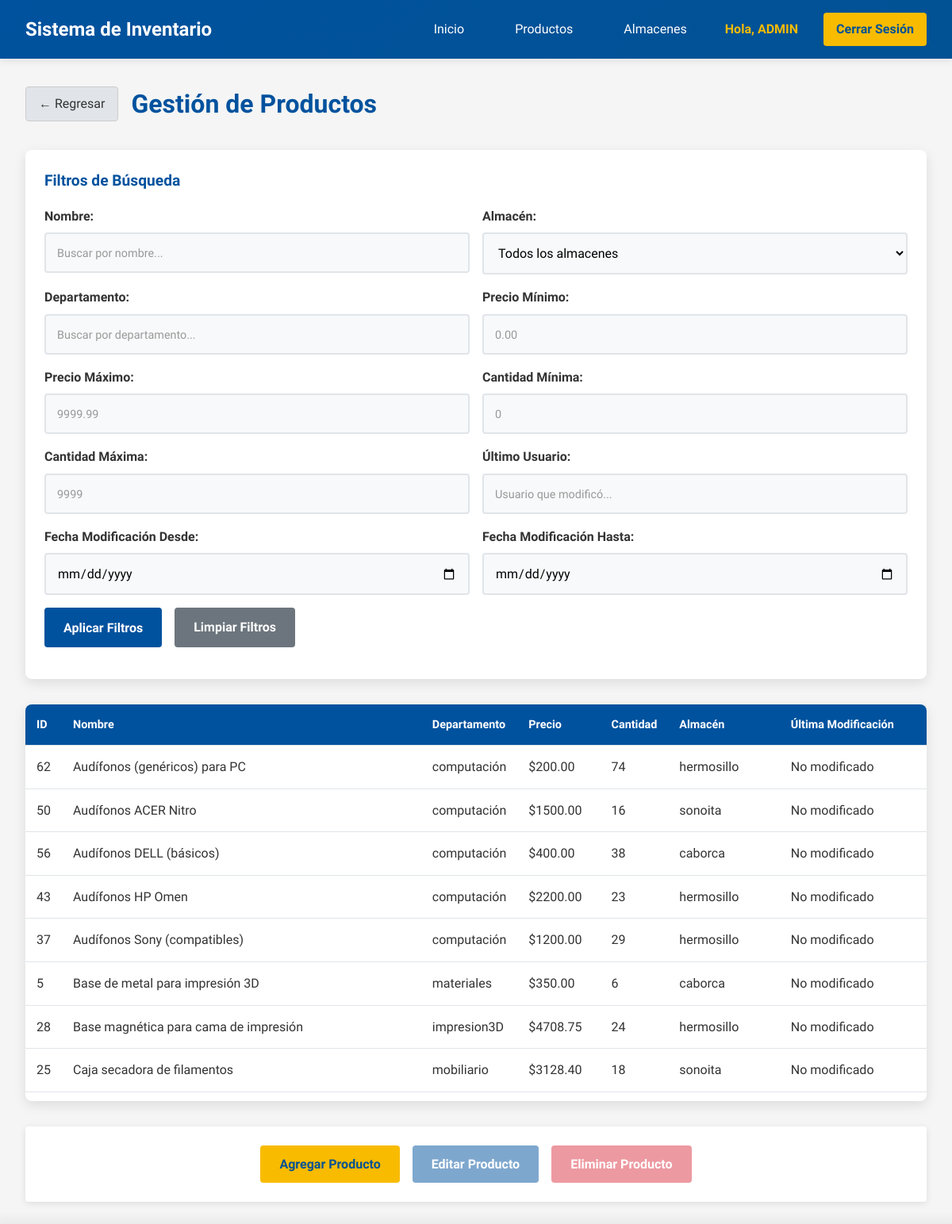
Page /productos (signed in) on the committed database.
### tables this page shows
CREATE TABLE almacenes (
    id INTEGER PRIMARY KEY,
    nombre TEXT NOT NULL
, fecha_hora_ultima_modificacion DATETIME, ultimo_usuario_en_modificar TEXT, fecha_hora_creacion DATETIME);

CREATE TABLE "productos" (
	"id"	INTEGER NOT NULL,
	"nombre"	TEXT NOT NULL,
	"precio"	REAL NOT NULL,
	"cantidad"	INTEGER NOT NULL,
	"departamento"	TEXT NOT NULL, almacen INTEGER, fecha_hora_ultima_modificacion DATETIME, ultimo_usuario_en_modificar TEXT, fecha_hora_creacion DATETIME,
	PRIMARY KEY("id")
);

### app.py (the view)
@app.route('/productos')
def productos():
    if 'usuario_id' not in session:
        return redirect(url_for('login'))
    nombre_filter = request.args.get('nombre', '')
    departamento_filter = request.args.get('departamento', '')
    almacen_filter = request.args.get('almacen', '')
    precio_min = request.args.get('precio_min', '')
    precio_max = request.args.get('precio_max', '')
    cantidad_min = request.args.get('cantidad_min', '')
    cantidad_max = request.args.get('cantidad_max', '')
    usuario_modifico = request.args.get('usuario_modifico', '')
    fecha_modificacion_desde = request.args.get('fecha_modificacion_desde', '')
    fecha_modificacion_hasta = request.args.get('fecha_modificacion_hasta', '')
    conn = get_db_connection()
    query = '''
        SELECT
            p.id, p.nombre, p.departamento, p.precio, p.cantidad, p.almacen,
            p.fecha_hora_creacion, p.fecha_hora_ultima_modificacion, p.ultimo_usuario_en_modificar,
            a.nombre as almacen_nombre
        FROM productos p
        LEFT JOIN almacenes a ON p.almacen = a.id
        WHERE 1=1
    '''
    params = []
    if nombre_filter:
        query += ' AND p.nombre LIKE ?'
        params.append(f'%{nombre_filter}%')
    if departamento_filter:
        query += ' AND p.departamento LIKE ?'
        params.append(f'%{departamento_filter}%')
    if almacen_filter:
        query += ' AND p.almacen = ?'
        params.append(int(almacen_filter))
    if precio_min:
        query += ' AND p.precio >= ?'
        params.append(float(precio_min))
    if precio_max:
        query += ' AND p.precio <= ?'
        params.append(float(precio_max))
    if cantidad_min:
        query += ' AND p.cantidad >= ?'
        params.append(int(cantidad_min))
    if cantidad_max:
        query += ' AND p.cantidad <= ?'
        params.append(int(cantidad_max))
    if usuario_modifico:
        query += ' AND p.ultimo_usuario_en_modificar LIKE ?'
        params.append(f'%{usuario_modifico}%')
    if fecha_modificacion_desde:
        query += ' AND DATE(p.fecha_hora_ultima_modificacion) >= ?'
        params.append(fecha_modificacion_desde)
    if fecha_modificacion_hasta:
        query += ' AND DATE(p.fecha_hora_ultima_modificacion) <= ?'
        params.append(fecha_modificacion_hasta)
    query += ' ORDER BY p.nombre'
    productos = conn.execute(query, params).fetchall()
    almacenes = conn.execute('SELECT * FROM almacenes ORDER BY nombre').fetchall()
    conn.close()
    return render_template('productos.html', productos=productos, almacenes=almacenes)

### app.py (called while the page is built)
def get_db_connection():
    conn = sqlite3.connect(DATABASE)
    conn.row_factory = sqlite3.Row
    return conn

### templates/productos.html (shortened to what this page needs)
{% extends "base.html" %}
{% block content %}
<div class="container">
    <div class="page-header">
        <a href="{{ url_for('index') }}" class="btn btn-back">
            ← Regresar
        </a>
        <h1>Gestión de Productos</h1>
    </div>
    <div class="filters-section">
        <h3>Filtros de Búsqueda</h3>
        <form method="GET" action="{{ url_for('productos') }}" id="filterForm">
            <div class="filter-row">
                <div class="filter-group">
                    <label for="nombre">Nombre:</label>
                    <input type="text" id="nombre" name="nombre" value="{{ request.args.get('nombre', '') }}"
                           class="form-input" placeholder="Buscar por nombre...">
                </div>
                <div class="filter-group">
                    <label for="almacen">Almacén:</label>
                    <select id="almacen" name="almacen" class="form-input">
                        <option value="">Todos los almacenes</option>
                    </select>
                </div>
            </div>
            <div class="filter-row">
                <div class="filter-group">
                    <label for="departamento">Departamento:</label>
                    <input type="text" id="departamento" name="departamento"
                           value="{{ request.args.get('departamento', '') }}"
                           class="form-input" placeholder="Buscar por departamento...">
                </div>
                <div class="filter-group">
                    <label for="precio_min">Precio Mínimo:</label>
                    <input type="number" id="precio_min" name="precio_min"
                           value="{{ request.args.get('precio_min', '') }}"
                           class="form-input" step="0.01" placeholder="0.00">
                </div>
            </div>
            <div class="filter-row">
                <div class="filter-group">
                    <label for="precio_max">Precio Máximo:</label>
                    <input type="number" id="precio_max" name="precio_max"
                           value="{{ request.args.get('precio_max', '') }}"
                           class="form-input" step="0.01" placeholder="9999.99">
                </div>
                <div class="filter-group">
                    <label for="cantidad_min">Cantidad Mínima:</label>
                    <input type="number" id="cantidad_min" name="cantidad_min"
                           value="{{ request.args.get('cantidad_min', '') }}"
                           class="form-input" placeholder="0">
                </div>
            </div>
            <div class="filter-row">
                <div class="filter-group">
                    <label for="cantidad_max">Cantidad Máxima:</label>
                    <input type="number" id="cantidad_max" name="cantidad_max"
                           value="{{ request.args.get('cantidad_max', '') }}"
                           class="form-input" placeholder="9999">
                </div>
                <div class="filter-group">
                    <label for="usuario_modifico">Último Usuario:</label>
                    <input type="text" id="usuario_modifico" name="usuario_modifico"
                           value="{{ request.args.get('usuario_modifico', '') }}"
                           class="form-input" placeholder="Usuario que modificó...">
                </div>
            </div>
            <div class="filter-row">
                <div class="filter-group">
                    <label for="fecha_modificacion_desde">Fecha Modificación Desde:</label>
                    <input type="date" id="fecha_modificacion_desde" name="fecha_modificacion_desde"
                           value="{{ request.args.get('fecha_modificacion_desde', '') }}"
                           class="form-input">
                </div>
                <div class="filter-group">
                    <label for="fecha_modificacion_hasta">Fecha Modificación Hasta:</label>
                    <input type="date" id="fecha_modificacion_hasta" name="fecha_modificacion_hasta"
                           value="{{ request.args.get('fecha_modificacion_hasta', '') }}"
                           class="form-input">
                </div>
            </div>
            <div class="actions-section">
                <button type="submit" class="btn btn-primary">Aplicar Filtros</button>
                <a href="{{ url_for('productos') }}" class="btn btn-secondary">Limpiar Filtros</a>
            </div>
        </form>
    </div>
<div class="table-scroll-container">
    <div class="table-wrapper">
        <table class="data-table" id="productosTable">
            <thead>
                <tr>
                    <th>ID</th>
                    <th>Nombre</th>
                    <th>Departamento</th>
                    <th>Precio</th>
                    <th>Cantidad</th>
                    <th>Almacén</th>
                    <th>Última Modificación</th>
                    <th>Último Usuario</th>
                </tr>
            </thead>
            <tbody>
                {% for producto in productos %}
                <tr data-producto-id="{{ producto.id }}"
                    onclick="seleccionarProducto(this, {{ producto.id }})"
                    class="producto-row">
                    <td>{{ producto.id }}</td>
                    <td>{{ producto.nombre }}</td>
                    <td>{{ producto.departamento or '-' }}</td>
                    <td>${{ "%.2f"|format(producto.precio) }}</td>
                    <td>{{ producto.cantidad }}</td>
                    <td>{{ producto.almacen_nombre or 'N/A' }}</td>
                    <td>{{ producto.fecha_hora_ultima_modificacion or 'No modificado' }}</td>
                    <td>{{ producto.ultimo_usuario_en_modificar or '-' }}</td>
                </tr>
                {% else %}
                <tr>
                    <td colspan="8" style="text-align: center;">No se encontraron productos</td>
                </tr>
                {% endfor %}
            </tbody>
        </table>
    </div>
</div>
    {% if session.usuario_rol in ['ADMIN', 'PRODUCTOS'] %}
    <div class="action-buttons-bottom">
        <button type="button" class="btn btn-success" onclick="agregarProducto()">
            Agregar Producto
        </button>
        <button type="button" class="btn btn-primary" id="btnEditar" onclick="editarProducto()" disabled>
            Editar Producto
        </button>
        <button type="button" class="btn btn-danger" id="btnEliminar" onclick="eliminarProducto()" disabled>
            Eliminar Producto
        </button>
    </div>
    {% endif %}
</div>
{% endblock %}

### templates/base.html (shortened to what this page needs)
<!DOCTYPE html>
<html lang="es">
<head>
    <link rel="stylesheet" href="{{ url_for('static', filename='css/style.css') }}">
</head>
<body>
    {% if session.usuario_nombre %}
    <nav class="navbar">
        <div class="nav-container">
            <div class="nav-logo">
                <span>Sistema de Inventario</span>
            </div>
            <div class="nav-menu">
                <a href="{{ url_for('index') }}" class="nav-link">Inicio</a>
                <a href="{{ url_for('productos') }}" class="nav-link">Productos</a>
                <a href="{{ url_for('almacenes') }}" class="nav-link">Almacenes</a>
                <span class="nav-user">Hola, {{ session.usuario_nombre }}</span>
                <a href="{{ url_for('logout') }}" class="nav-link logout">Cerrar Sesión</a>
            </div>
        </div>
    </nav>
    {% endif %}
    <main class="main-content">
        {% block content %}{% endblock %}
    </main>
</body>
</html>

### rows in the picture
almacenes: usuario_nombre "ADMIN"
productos: id "62", nombre "Audífonos (genéricos) para PC", departamento "computación", precio "200.00", cantidad "74", nombre "hermosillo", fecha_hora_ultima_modificacion "No modificado"
productos: id "50", nombre "Audífonos ACER Nitro", departamento "computación", precio "1500.00", cantidad "16", nombre "sonoita", fecha_hora_ultima_modificacion "No modificado"
productos: id "56", nombre "Audífonos DELL (básicos)", departamento "computación", precio "400.00", cantidad "38", nombre "caborca", fecha_hora_ultima_modificacion "No modificado"
productos: id "43", nombre "Audífonos HP Omen", departamento "computación", precio "2200.00", cantidad "23", nombre "hermosillo", fecha_hora_ultima_modificacion "No modificado"
productos: id "37", nombre "Audífonos Sony (compatibles)", departamento "computación", precio "1200.00", cantidad "29", nombre "hermosillo", fecha_hora_ultima_modificacion "No modificado"
productos: id "5", nombre "Base de metal para impresión 3D", departamento "materiales", precio "350.00", cantidad "6", nombre "caborca", fecha_hora_ultima_modificacion "No modificado"
productos: id "28", nombre "Base magnética para cama de impresión", departamento "impresion3D", precio "4708.75", cantidad "24", nombre "hermosillo", fecha_hora_ultima_modificacion "No modificado"
productos: id "25", nombre "Caja secadora de filamentos", departamento "mobiliario", precio "3128.40", cantidad "18", nombre "sonoita", fecha_hora_ultima_modificacion "No modificado"
